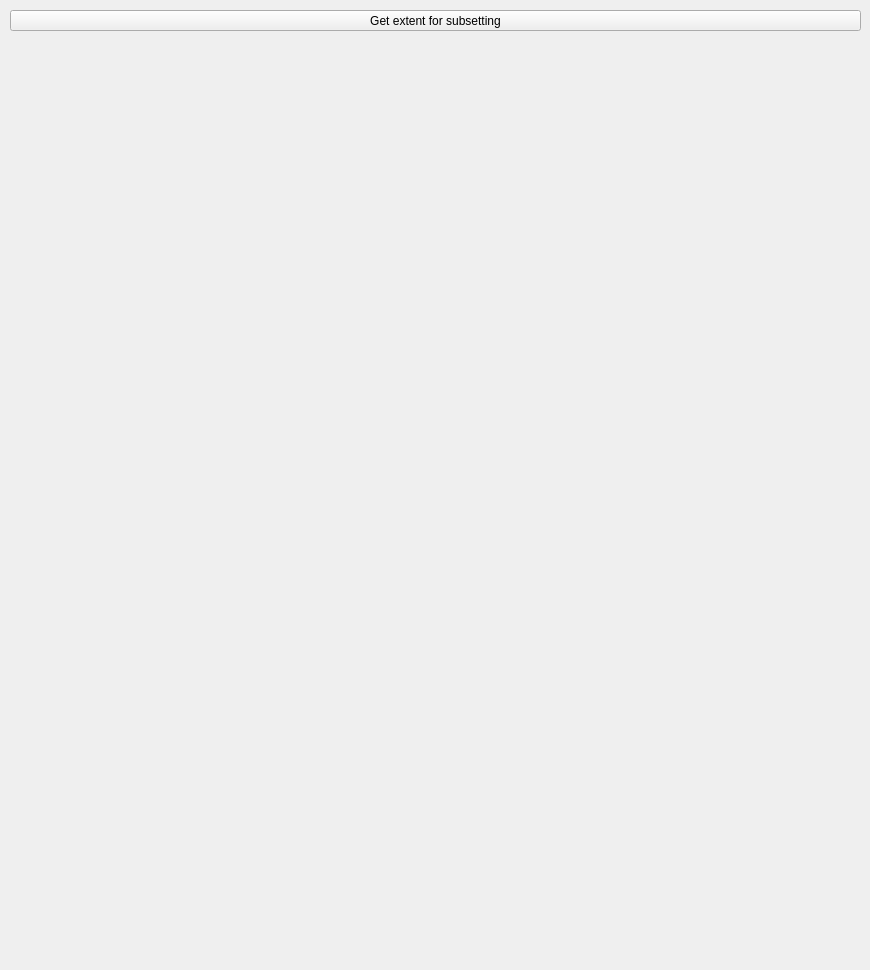
<?xml version="1.0" encoding="UTF-8"?>
<ui version="4.0">
 <class>Plot</class>
 <widget class="QMainWindow" name="Plot">
  <property name="windowModality">
   <enum>Qt::WindowModal</enum>
  </property>
  <property name="geometry">
   <rect>
    <x>0</x>
    <y>0</y>
    <width>870</width>
    <height>970</height>
   </rect>
  </property>
  <property name="windowTitle">
   <string>TATSSI time series generator - Spatial Subset</string>
  </property>
  <widget class="QWidget" name="content_plot">
   <widget class="QPushButton" name="pbGetExtent">
    <property name="geometry">
     <rect>
      <x>10</x>
      <y>10</y>
      <width>851</width>
      <height>21</height>
     </rect>
    </property>
    <property name="text">
     <string>Get extent for subsetting</string>
    </property>
   </widget>
  </widget>
 </widget>
 <resources/>
 <connections/>
</ui>
